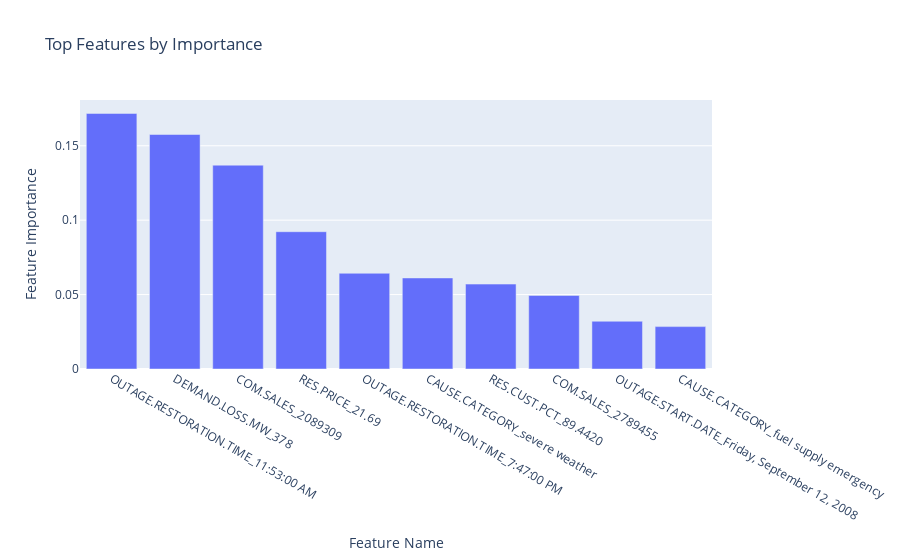

This figure's notebook cell:
### Code cell
import numpy as np
import pandas as pd
from sklearn.tree import DecisionTreeRegressor
from sklearn.model_selection import train_test_split
from sklearn.preprocessing import StandardScaler
from sklearn.metrics import mean_squared_error

X = outageClean.drop(columns=['OUTAGE.DURATION'])  
y = outageClean['OUTAGE.DURATION']  
y = y.fillna(0) 

non_numeric_cols = X.select_dtypes(include=['object']).columns
X_encoded = pd.get_dummies(X, columns=non_numeric_cols, drop_first=True)
X_encoded = X_encoded.apply(pd.to_numeric, errors='coerce').fillna(0)
scaler = StandardScaler()
X_scaled = scaler.fit_transform(X_encoded)


X_train, X_test, y_train, y_test = train_test_split(X_scaled, y, test_size=0.2, random_state=42)
decision_tree = DecisionTreeRegressor(max_depth=10, random_state=42)  
decision_tree.fit(X_train, y_train)


y_pred = decision_tree.predict(X_test)

rmse = np.sqrt(mean_squared_error(y_test, y_pred))
print(f"Root Mean Squared Error (RMSE): {rmse:.4f}")


feature_importances = pd.DataFrame({
    'Feature': X_encoded.columns,
    'Importance': decision_tree.feature_importances_
}).sort_values(by='Importance', ascending=False)

print("Top Features by Importance:")
print(feature_importances.head(10))

#plot most important features
import plotly.express as px
fig = px.bar(
    feature_importances.head(10),
    x='Feature',
    y='Importance',
    title="Top Features by Importance",
    labels={"Importance": "Feature Importance", "Feature": "Feature Name"},
)
fig.show()

### Figure 1 — Plotly figure (JSON) as saved in the notebook; plotly's stock layout.template omitted (floating-point values rounded to 4 significant figures)
{"data": [{"alignmentgroup": "True", "hovertemplate": "Feature Name=%{x}<br>Feature Importance=%{y}<extra></extra>", "legendgroup": "", "marker": {"color": "#636efa", "pattern": {"shape": ""}}, "name": "", "offsetgroup": "", "orientation": "v", "showlegend": false, "textposition": "auto", "type": "bar", "x": ["OUTAGE.RESTORATION.TIME_11:53:00 AM", "DEMAND.LOSS.MW_378", "COM.SALES_2089309", "RES.PRICE_21.69", "OUTAGE.RESTORATION.TIME_7:47:00 PM", "CAUSE.CATEGORY_severe weather", "RES.CUST.PCT_89.4420", "COM.SALES_2789455", "OUTAGE.START.DATE_Friday, September 12, 2008", "CAUSE.CATEGORY_fuel supply emergency"], "xaxis": "x", "y": [0.1717, 0.1576, 0.137, 0.09225, 0.06432, 0.06118, 0.05706, 0.04942, 0.03209, 0.02848], "yaxis": "y"}], "layout": {"barmode": "relative", "legend": {"tracegroupgap": 0}, "title": {"text": "Top Features by Importance"}, "xaxis": {"anchor": "y", "domain": [0, 1], "title": {"text": "Feature Name"}}, "yaxis": {"anchor": "x", "domain": [0, 1], "title": {"text": "Feature Importance"}}}}
